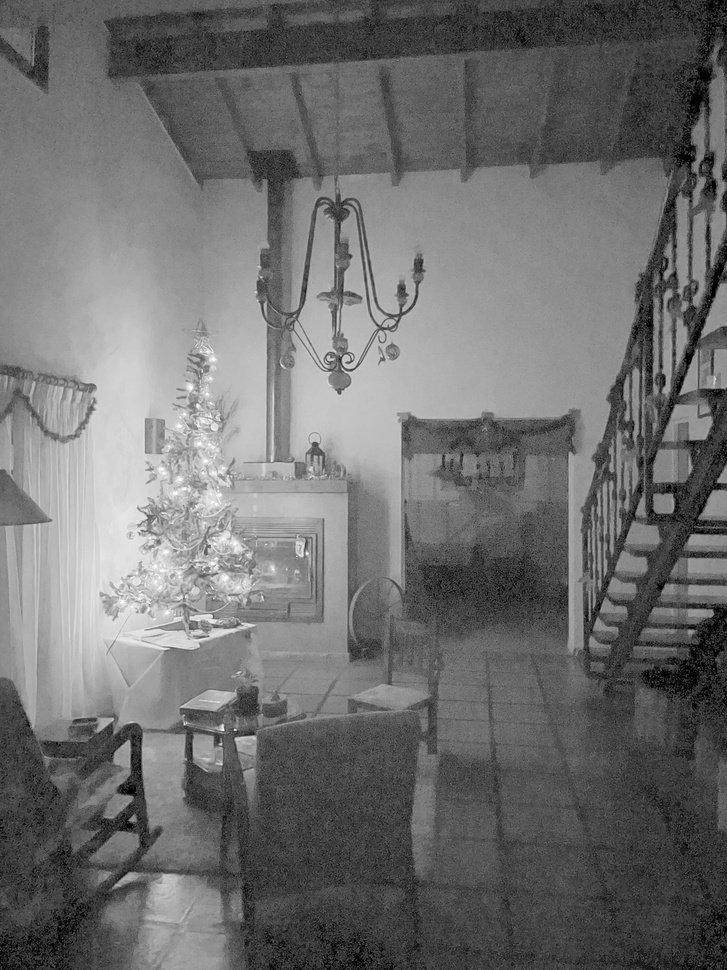
#> input picture TPfinal/results/homomorphicImageLn.jpg, 727 x 970 px, shrunk from 3024 x 4032 before the run
$ python contrastChanger.py
#> lines starting #> are read from the running program, lines starting #| are printed output that depends on the picture
from PIL import Image, ImageEnhance

# Open the image
image = Image.open('results/homomorphicImageLn.jpg')
#> image is the input picture: PIL image 727x970 L; min 0, max 255, mean 110.5

# Create an ImageEnhance object and adjust the contrast
# (factor > 1 increases contrast, factor < 1 decreases contrast)
factor = 2  # You can adjust this value
enhancer = ImageEnhance.Contrast(image)
adjusted_image = enhancer.enhance(factor)
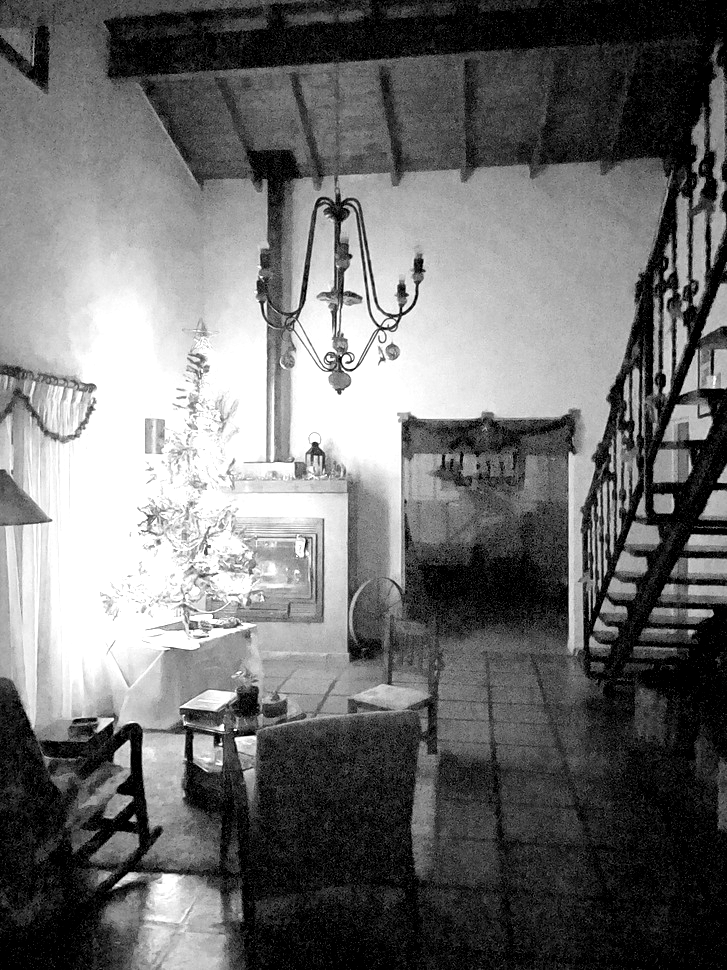
#> adjusted_image: PIL image 727x970 L; min 0, max 255, mean 110.4

# Save the adjusted image
adjusted_image.save(f'results/contrast{factor}.jpg')

$ run again, with TPfinal/results/high_boosted_image_nocturna_contrast0.5.jpg copied over TPfinal/results/homomorphicImageLn.jpg
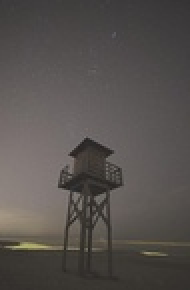
#> input picture TPfinal/results/high_boosted_image_nocturna_contrast0.5.jpg, 95 x 145 px, shrunk from 395 x 604 before the run (shown 2 times larger)
#> image is the input picture: PIL image 95x145 RGB; mean R, G, B 86.6, 81.8, 78.8
#> `adjusted_image = enhancer.enhance(factor)`:
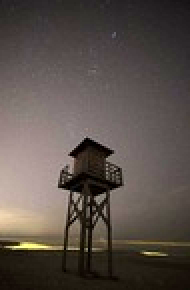
#> adjusted_image: PIL image 95x145 RGB (shown 2 times larger); mean R, G, B 90.2, 80.7, 74.6
